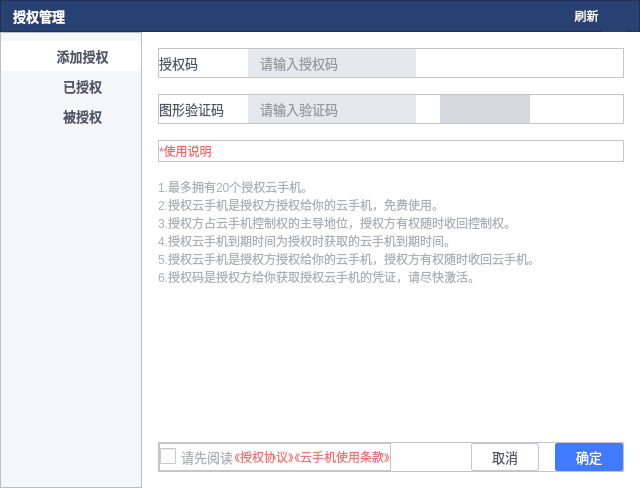
<?xml version="1.0" encoding="UTF-8"?>
<ui version="4.0">
 <class>AuthorizationManageDialog</class>
 <widget class="QDialog" name="AuthorizationManageDialog">
  <property name="geometry">
   <rect>
    <x>0</x>
    <y>0</y>
    <width>640</width>
    <height>488</height>
   </rect>
  </property>
  <property name="windowTitle">
   <string>Dialog</string>
  </property>
  <property name="styleSheet">
   <string notr="true">background-color:#FFFFFF;</string>
  </property>
  <layout class="QVBoxLayout" name="verticalLayout">
   <property name="spacing">
    <number>0</number>
   </property>
   <property name="leftMargin">
    <number>0</number>
   </property>
   <property name="topMargin">
    <number>0</number>
   </property>
   <property name="rightMargin">
    <number>0</number>
   </property>
   <property name="bottomMargin">
    <number>0</number>
   </property>
   <item>
    <widget class="QFrame" name="frame">
     <property name="minimumSize">
      <size>
       <width>0</width>
       <height>32</height>
      </size>
     </property>
     <property name="maximumSize">
      <size>
       <width>16777215</width>
       <height>32</height>
      </size>
     </property>
     <property name="palette">
      <palette>
       <active>
        <colorrole role="Button">
         <brush brushstyle="SolidPattern">
          <color alpha="255">
           <red>41</red>
           <green>64</green>
           <blue>115</blue>
          </color>
         </brush>
        </colorrole>
        <colorrole role="Base">
         <brush brushstyle="SolidPattern">
          <color alpha="255">
           <red>41</red>
           <green>64</green>
           <blue>115</blue>
          </color>
         </brush>
        </colorrole>
        <colorrole role="Window">
         <brush brushstyle="SolidPattern">
          <color alpha="255">
           <red>41</red>
           <green>64</green>
           <blue>115</blue>
          </color>
         </brush>
        </colorrole>
       </active>
       <inactive>
        <colorrole role="Button">
         <brush brushstyle="SolidPattern">
          <color alpha="255">
           <red>41</red>
           <green>64</green>
           <blue>115</blue>
          </color>
         </brush>
        </colorrole>
        <colorrole role="Base">
         <brush brushstyle="SolidPattern">
          <color alpha="255">
           <red>41</red>
           <green>64</green>
           <blue>115</blue>
          </color>
         </brush>
        </colorrole>
        <colorrole role="Window">
         <brush brushstyle="SolidPattern">
          <color alpha="255">
           <red>41</red>
           <green>64</green>
           <blue>115</blue>
          </color>
         </brush>
        </colorrole>
       </inactive>
       <disabled>
        <colorrole role="Button">
         <brush brushstyle="SolidPattern">
          <color alpha="255">
           <red>41</red>
           <green>64</green>
           <blue>115</blue>
          </color>
         </brush>
        </colorrole>
        <colorrole role="Base">
         <brush brushstyle="SolidPattern">
          <color alpha="255">
           <red>41</red>
           <green>64</green>
           <blue>115</blue>
          </color>
         </brush>
        </colorrole>
        <colorrole role="Window">
         <brush brushstyle="SolidPattern">
          <color alpha="255">
           <red>41</red>
           <green>64</green>
           <blue>115</blue>
          </color>
         </brush>
        </colorrole>
       </disabled>
      </palette>
     </property>
     <property name="styleSheet">
      <string notr="true">background-color:#FF294073;</string>
     </property>
     <property name="frameShape">
      <enum>QFrame::StyledPanel</enum>
     </property>
     <property name="frameShadow">
      <enum>QFrame::Raised</enum>
     </property>
     <layout class="QHBoxLayout" name="horizontalLayout_2">
      <property name="spacing">
       <number>0</number>
      </property>
      <property name="leftMargin">
       <number>12</number>
      </property>
      <property name="topMargin">
       <number>0</number>
      </property>
      <property name="rightMargin">
       <number>12</number>
      </property>
      <property name="bottomMargin">
       <number>0</number>
      </property>
      <item>
       <widget class="QLabel" name="label">
        <property name="palette">
         <palette>
          <active>
           <colorrole role="WindowText">
            <brush brushstyle="SolidPattern">
             <color alpha="255">
              <red>255</red>
              <green>255</green>
              <blue>255</blue>
             </color>
            </brush>
           </colorrole>
           <colorrole role="Button">
            <brush brushstyle="SolidPattern">
             <color alpha="255">
              <red>41</red>
              <green>64</green>
              <blue>115</blue>
             </color>
            </brush>
           </colorrole>
           <colorrole role="Base">
            <brush brushstyle="SolidPattern">
             <color alpha="255">
              <red>41</red>
              <green>64</green>
              <blue>115</blue>
             </color>
            </brush>
           </colorrole>
           <colorrole role="Window">
            <brush brushstyle="SolidPattern">
             <color alpha="255">
              <red>41</red>
              <green>64</green>
              <blue>115</blue>
             </color>
            </brush>
           </colorrole>
          </active>
          <inactive>
           <colorrole role="WindowText">
            <brush brushstyle="SolidPattern">
             <color alpha="255">
              <red>255</red>
              <green>255</green>
              <blue>255</blue>
             </color>
            </brush>
           </colorrole>
           <colorrole role="Button">
            <brush brushstyle="SolidPattern">
             <color alpha="255">
              <red>41</red>
              <green>64</green>
              <blue>115</blue>
             </color>
            </brush>
           </colorrole>
           <colorrole role="Base">
            <brush brushstyle="SolidPattern">
             <color alpha="255">
              <red>41</red>
              <green>64</green>
              <blue>115</blue>
             </color>
            </brush>
           </colorrole>
           <colorrole role="Window">
            <brush brushstyle="SolidPattern">
             <color alpha="255">
              <red>41</red>
              <green>64</green>
              <blue>115</blue>
             </color>
            </brush>
           </colorrole>
          </inactive>
          <disabled>
           <colorrole role="Button">
            <brush brushstyle="SolidPattern">
             <color alpha="255">
              <red>41</red>
              <green>64</green>
              <blue>115</blue>
             </color>
            </brush>
           </colorrole>
           <colorrole role="Base">
            <brush brushstyle="SolidPattern">
             <color alpha="255">
              <red>41</red>
              <green>64</green>
              <blue>115</blue>
             </color>
            </brush>
           </colorrole>
           <colorrole role="Window">
            <brush brushstyle="SolidPattern">
             <color alpha="255">
              <red>41</red>
              <green>64</green>
              <blue>115</blue>
             </color>
            </brush>
           </colorrole>
          </disabled>
         </palette>
        </property>
        <property name="font">
         <font>
          <pointsize>10</pointsize>
          <bold>true</bold>
         </font>
        </property>
        <property name="text">
         <string>授权管理</string>
        </property>
       </widget>
      </item>
      <item>
       <spacer name="horizontalSpacer">
        <property name="orientation">
         <enum>Qt::Horizontal</enum>
        </property>
        <property name="sizeHint" stdset="0">
         <size>
          <width>507</width>
          <height>9</height>
         </size>
        </property>
       </spacer>
      </item>
      <item>
       <widget class="QToolButton" name="toolBtnRefresh">
        <property name="styleSheet">
         <string notr="true">QToolButton {border:none;
color:#FFFFFF;
border-radius:1px;
padding-left:0px;
}
QToolButton:hover {
background-color: transparent;
color:#FFFFFF;
border-radius:0px;
padding-left:0px;
}</string>
        </property>
        <property name="text">
         <string>刷新</string>
        </property>
        <property name="icon">
         <iconset resource="res.qrc">
          <normaloff>:/resource/author/refresh.png</normaloff>:/resource/author/refresh.png</iconset>
        </property>
        <property name="toolButtonStyle">
         <enum>Qt::ToolButtonTextBesideIcon</enum>
        </property>
        <property name="autoRaise">
         <bool>true</bool>
        </property>
       </widget>
      </item>
      <item>
       <widget class="QPushButton" name="btnClose">
        <property name="minimumSize">
         <size>
          <width>24</width>
          <height>32</height>
         </size>
        </property>
        <property name="maximumSize">
         <size>
          <width>24</width>
          <height>32</height>
         </size>
        </property>
        <property name="cursor">
         <cursorShape>PointingHandCursor</cursorShape>
        </property>
        <property name="styleSheet">
         <string notr="true">QPushButton:hover {
     background: transparent;
 }
 QPushButton:flat {
     border: none; /* no border for a flat push button */
 }

 QPushButton:default {
     border-color: navy; /* make the default button prominent */
 }
</string>
        </property>
        <property name="text">
         <string/>
        </property>
        <property name="icon">
         <iconset resource="res.qrc">
          <normaloff>:/login/resource/login/close.png</normaloff>:/login/resource/login/close.png</iconset>
        </property>
        <property name="iconSize">
         <size>
          <width>24</width>
          <height>32</height>
         </size>
        </property>
        <property name="flat">
         <bool>true</bool>
        </property>
       </widget>
      </item>
     </layout>
    </widget>
   </item>
   <item>
    <layout class="QHBoxLayout" name="horizontalLayout">
     <item>
      <widget class="QFrame" name="frame_2">
       <property name="minimumSize">
        <size>
         <width>140</width>
         <height>0</height>
        </size>
       </property>
       <property name="styleSheet">
        <string notr="true">background-color:#F4F6FA</string>
       </property>
       <property name="frameShape">
        <enum>QFrame::StyledPanel</enum>
       </property>
       <property name="frameShadow">
        <enum>QFrame::Raised</enum>
       </property>
       <layout class="QVBoxLayout" name="verticalLayout_2">
        <property name="spacing">
         <number>0</number>
        </property>
        <property name="leftMargin">
         <number>0</number>
        </property>
        <property name="topMargin">
         <number>8</number>
        </property>
        <property name="rightMargin">
         <number>0</number>
        </property>
        <property name="bottomMargin">
         <number>0</number>
        </property>
        <item>
         <widget class="QToolButton" name="toolBtnAddAuthorization">
          <property name="minimumSize">
           <size>
            <width>140</width>
            <height>30</height>
           </size>
          </property>
          <property name="font">
           <font>
            <pointsize>10</pointsize>
            <bold>true</bold>
           </font>
          </property>
          <property name="cursor">
           <cursorShape>PointingHandCursor</cursorShape>
          </property>
          <property name="styleSheet">
           <string notr="true">QToolButton {border:none;
color:#FF505465;
background-color:#FFFFFFFF;
border-radius:0px;
padding-left:16px;
}
QToolButton:hover {
background-color: #FFFFFFFF;
color: #FF505465;
border-radius:0px;
padding-left:16px;
}</string>
          </property>
          <property name="text">
           <string>  添加授权</string>
          </property>
          <property name="icon">
           <iconset resource="res.qrc">
            <normaloff>:/resource/author/AddAuthorized_select.png</normaloff>:/resource/author/AddAuthorized_select.png</iconset>
          </property>
          <property name="toolButtonStyle">
           <enum>Qt::ToolButtonTextBesideIcon</enum>
          </property>
         </widget>
        </item>
        <item>
         <widget class="QToolButton" name="toolBtnAuthorized">
          <property name="minimumSize">
           <size>
            <width>140</width>
            <height>30</height>
           </size>
          </property>
          <property name="font">
           <font>
            <pointsize>10</pointsize>
            <bold>true</bold>
           </font>
          </property>
          <property name="cursor">
           <cursorShape>PointingHandCursor</cursorShape>
          </property>
          <property name="styleSheet">
           <string notr="true">QToolButton {border:none;
color:#505465;
border-radius:1px;
padding-left:16px;
}
QToolButton:hover {
background-color: #FFFFFFFF;
color: #505465;
border-radius:0px;
padding-left:16px;
}</string>
          </property>
          <property name="text">
           <string>  已授权</string>
          </property>
          <property name="icon">
           <iconset resource="res.qrc">
            <normaloff>:/resource/author/Authorized_normal.png</normaloff>:/resource/author/Authorized_normal.png</iconset>
          </property>
          <property name="toolButtonStyle">
           <enum>Qt::ToolButtonTextBesideIcon</enum>
          </property>
         </widget>
        </item>
        <item>
         <widget class="QToolButton" name="toolBtnBeAuthorized">
          <property name="minimumSize">
           <size>
            <width>140</width>
            <height>30</height>
           </size>
          </property>
          <property name="font">
           <font>
            <pointsize>10</pointsize>
            <bold>true</bold>
           </font>
          </property>
          <property name="cursor">
           <cursorShape>PointingHandCursor</cursorShape>
          </property>
          <property name="styleSheet">
           <string notr="true">QToolButton {border:none;
color:#505465;
border-radius:1px;
padding-left:16px;
}
QToolButton:hover {
background-color: #FFFFFFFF;
color: #505465;
border-radius:0px;
padding-left:16px;
}</string>
          </property>
          <property name="text">
           <string>  被授权</string>
          </property>
          <property name="icon">
           <iconset resource="res.qrc">
            <normaloff>:/resource/author/BeAuthorized_normal.png</normaloff>:/resource/author/BeAuthorized_normal.png</iconset>
          </property>
          <property name="toolButtonStyle">
           <enum>Qt::ToolButtonTextBesideIcon</enum>
          </property>
         </widget>
        </item>
        <item>
         <spacer name="verticalSpacer">
          <property name="orientation">
           <enum>Qt::Vertical</enum>
          </property>
          <property name="sizeHint" stdset="0">
           <size>
            <width>20</width>
            <height>40</height>
           </size>
          </property>
         </spacer>
        </item>
       </layout>
      </widget>
     </item>
     <item>
      <widget class="QStackedWidget" name="stackedWidget">
       <property name="styleSheet">
        <string notr="true">color:#ADAFB5;</string>
       </property>
       <widget class="QWidget" name="pageAddAuthorization">
        <layout class="QVBoxLayout" name="verticalLayout_3">
         <property name="spacing">
          <number>16</number>
         </property>
         <property name="leftMargin">
          <number>16</number>
         </property>
         <property name="topMargin">
          <number>16</number>
         </property>
         <property name="rightMargin">
          <number>16</number>
         </property>
         <property name="bottomMargin">
          <number>16</number>
         </property>
         <item>
          <widget class="QFrame" name="frame_3">
           <property name="frameShape">
            <enum>QFrame::StyledPanel</enum>
           </property>
           <property name="frameShadow">
            <enum>QFrame::Raised</enum>
           </property>
           <layout class="QHBoxLayout" name="horizontalLayout_4">
            <property name="spacing">
             <number>24</number>
            </property>
            <property name="leftMargin">
             <number>0</number>
            </property>
            <property name="topMargin">
             <number>0</number>
            </property>
            <property name="rightMargin">
             <number>0</number>
            </property>
            <property name="bottomMargin">
             <number>0</number>
            </property>
            <item>
             <widget class="QLabel" name="label_2">
              <property name="minimumSize">
               <size>
                <width>65</width>
                <height>18</height>
               </size>
              </property>
              <property name="maximumSize">
               <size>
                <width>65</width>
                <height>18</height>
               </size>
              </property>
              <property name="font">
               <font>
                <pointsize>10</pointsize>
               </font>
              </property>
              <property name="styleSheet">
               <string notr="true">color:#505465;</string>
              </property>
              <property name="text">
               <string>授权码</string>
              </property>
             </widget>
            </item>
            <item>
             <widget class="QLineEdit" name="lineEditAuthorCode">
              <property name="minimumSize">
               <size>
                <width>168</width>
                <height>28</height>
               </size>
              </property>
              <property name="maximumSize">
               <size>
                <width>168</width>
                <height>28</height>
               </size>
              </property>
              <property name="font">
               <font>
                <pointsize>10</pointsize>
               </font>
              </property>
              <property name="styleSheet">
               <string notr="true">border:none;
color:#FF4A4A4A;
background-color: #FFE7E8EE;
padding-left:10px;</string>
              </property>
              <property name="echoMode">
               <enum>QLineEdit::Normal</enum>
              </property>
              <property name="placeholderText">
               <string>请输入授权码</string>
              </property>
             </widget>
            </item>
            <item>
             <spacer name="horizontalSpacer_4">
              <property name="orientation">
               <enum>Qt::Horizontal</enum>
              </property>
              <property name="sizeHint" stdset="0">
               <size>
                <width>37</width>
                <height>25</height>
               </size>
              </property>
             </spacer>
            </item>
           </layout>
          </widget>
         </item>
         <item>
          <widget class="QFrame" name="frame_4">
           <property name="frameShape">
            <enum>QFrame::StyledPanel</enum>
           </property>
           <property name="frameShadow">
            <enum>QFrame::Raised</enum>
           </property>
           <layout class="QHBoxLayout" name="horizontalLayout_5">
            <property name="spacing">
             <number>24</number>
            </property>
            <property name="leftMargin">
             <number>0</number>
            </property>
            <property name="topMargin">
             <number>0</number>
            </property>
            <property name="rightMargin">
             <number>0</number>
            </property>
            <property name="bottomMargin">
             <number>0</number>
            </property>
            <item>
             <widget class="QLabel" name="label_3">
              <property name="minimumSize">
               <size>
                <width>65</width>
                <height>18</height>
               </size>
              </property>
              <property name="maximumSize">
               <size>
                <width>65</width>
                <height>18</height>
               </size>
              </property>
              <property name="font">
               <font>
                <pointsize>10</pointsize>
               </font>
              </property>
              <property name="styleSheet">
               <string notr="true">color:#505465;</string>
              </property>
              <property name="text">
               <string>图形验证码</string>
              </property>
             </widget>
            </item>
            <item>
             <widget class="QLineEdit" name="lineEditPictureCode">
              <property name="minimumSize">
               <size>
                <width>168</width>
                <height>28</height>
               </size>
              </property>
              <property name="maximumSize">
               <size>
                <width>168</width>
                <height>28</height>
               </size>
              </property>
              <property name="font">
               <font>
                <pointsize>10</pointsize>
               </font>
              </property>
              <property name="styleSheet">
               <string notr="true">border:none;
color:#FF4A4A4A;
background-color: #FFE7E8EE;
padding-left:10px;</string>
              </property>
              <property name="echoMode">
               <enum>QLineEdit::Normal</enum>
              </property>
              <property name="placeholderText">
               <string>请输入验证码</string>
              </property>
             </widget>
            </item>
            <item>
             <widget class="QLabel" name="labelPictureCode">
              <property name="minimumSize">
               <size>
                <width>90</width>
                <height>28</height>
               </size>
              </property>
              <property name="maximumSize">
               <size>
                <width>90</width>
                <height>28</height>
               </size>
              </property>
              <property name="styleSheet">
               <string notr="true">background-color:#D7D7DE;</string>
              </property>
              <property name="text">
               <string/>
              </property>
             </widget>
            </item>
            <item>
             <spacer name="horizontalSpacer_3">
              <property name="orientation">
               <enum>Qt::Horizontal</enum>
              </property>
              <property name="sizeHint" stdset="0">
               <size>
                <width>37</width>
                <height>25</height>
               </size>
              </property>
             </spacer>
            </item>
           </layout>
          </widget>
         </item>
         <item>
          <widget class="QFrame" name="frame_5">
           <property name="frameShape">
            <enum>QFrame::StyledPanel</enum>
           </property>
           <property name="frameShadow">
            <enum>QFrame::Raised</enum>
           </property>
           <layout class="QHBoxLayout" name="horizontalLayout_3">
            <property name="spacing">
             <number>0</number>
            </property>
            <property name="leftMargin">
             <number>0</number>
            </property>
            <property name="topMargin">
             <number>0</number>
            </property>
            <property name="rightMargin">
             <number>0</number>
            </property>
            <property name="bottomMargin">
             <number>0</number>
            </property>
            <item>
             <widget class="QLabel" name="label_4">
              <property name="styleSheet">
               <string notr="true">color:#FF616A;</string>
              </property>
              <property name="text">
               <string>*使用说明</string>
              </property>
             </widget>
            </item>
            <item>
             <spacer name="horizontalSpacer_2">
              <property name="orientation">
               <enum>Qt::Horizontal</enum>
              </property>
              <property name="sizeHint" stdset="0">
               <size>
                <width>40</width>
                <height>20</height>
               </size>
              </property>
             </spacer>
            </item>
           </layout>
          </widget>
         </item>
         <item>
          <widget class="QLabel" name="label_5">
           <property name="text">
            <string>1.最多拥有20个授权云手机。
2.授权云手机是授权方授权给你的云手机，免费使用。
3.授权方占云手机控制权的主导地位，授权方有权随时收回控制权。
4.授权云手机到期时间为授权时获取的云手机到期时间。
5.授权云手机是授权方授权给你的云手机，授权方有权随时收回云手机。
6.授权码是授权方给你获取授权云手机的凭证，请尽快激活。</string>
           </property>
          </widget>
         </item>
         <item>
          <spacer name="verticalSpacer_2">
           <property name="orientation">
            <enum>Qt::Vertical</enum>
           </property>
           <property name="sizeHint" stdset="0">
            <size>
             <width>20</width>
             <height>157</height>
            </size>
           </property>
          </spacer>
         </item>
         <item>
          <widget class="QFrame" name="frame_8">
           <property name="minimumSize">
            <size>
             <width>0</width>
             <height>30</height>
            </size>
           </property>
           <property name="frameShape">
            <enum>QFrame::StyledPanel</enum>
           </property>
           <property name="frameShadow">
            <enum>QFrame::Raised</enum>
           </property>
           <layout class="QHBoxLayout" name="horizontalLayout_8">
            <property name="spacing">
             <number>16</number>
            </property>
            <property name="leftMargin">
             <number>0</number>
            </property>
            <property name="topMargin">
             <number>0</number>
            </property>
            <property name="rightMargin">
             <number>0</number>
            </property>
            <property name="bottomMargin">
             <number>0</number>
            </property>
            <item>
             <widget class="QFrame" name="frame_9">
              <property name="minimumSize">
               <size>
                <width>0</width>
                <height>0</height>
               </size>
              </property>
              <property name="frameShape">
               <enum>QFrame::StyledPanel</enum>
              </property>
              <property name="frameShadow">
               <enum>QFrame::Raised</enum>
              </property>
              <layout class="QHBoxLayout" name="horizontalLayout_9">
               <property name="spacing">
                <number>0</number>
               </property>
               <property name="leftMargin">
                <number>0</number>
               </property>
               <property name="topMargin">
                <number>0</number>
               </property>
               <property name="rightMargin">
                <number>0</number>
               </property>
               <property name="bottomMargin">
                <number>0</number>
               </property>
               <item>
                <widget class="QCheckBox" name="checkBoxPolicy">
                 <property name="font">
                  <font>
                   <pointsize>10</pointsize>
                  </font>
                 </property>
                 <property name="cursor">
                  <cursorShape>PointingHandCursor</cursorShape>
                 </property>
                 <property name="styleSheet">
                  <string notr="true"> QCheckBox {
     spacing: 5px;
 }

 QCheckBox::indicator {
     width: 16px;
     height: 16px;
 }

 QCheckBox::indicator:unchecked {
     image: url(:/login/resource/login/option_normal.png);
 }

 QCheckBox::indicator:unchecked:hover {
     image: url(:/login/resource/login/option_normal.png);
 }

 QCheckBox::indicator:unchecked:pressed {
     image: url(:/login/resource/login/option_normal.png);
 }

 QCheckBox::indicator:checked {
     image: url(:/login/resource/login/option_select.png);
 }

 QCheckBox::indicator:checked:hover {
     image: url(:/login/resource/login/option_select.png);
 }

 QCheckBox::indicator:checked:pressed {
     image: url(:/login/resource/login/option_select.png);
 }
</string>
                 </property>
                 <property name="text">
                  <string>请先阅读</string>
                 </property>
                </widget>
               </item>
               <item>
                <widget class="QPushButton" name="btnAuthorPolicy">
                 <property name="cursor">
                  <cursorShape>PointingHandCursor</cursorShape>
                 </property>
                 <property name="styleSheet">
                  <string notr="true">color:#F96D6F;border: none;
</string>
                 </property>
                 <property name="text">
                  <string>《授权协议》</string>
                 </property>
                 <property name="flat">
                  <bool>true</bool>
                 </property>
                </widget>
               </item>
               <item>
                <widget class="QPushButton" name="btnUserPolicy">
                 <property name="cursor">
                  <cursorShape>PointingHandCursor</cursorShape>
                 </property>
                 <property name="styleSheet">
                  <string notr="true">color:#F96D6F;border:none;</string>
                 </property>
                 <property name="text">
                  <string>《云手机使用条款》</string>
                 </property>
                 <property name="flat">
                  <bool>true</bool>
                 </property>
                </widget>
               </item>
              </layout>
             </widget>
            </item>
            <item>
             <spacer name="horizontalSpacer_5">
              <property name="orientation">
               <enum>Qt::Horizontal</enum>
              </property>
              <property name="sizeHint" stdset="0">
               <size>
                <width>15</width>
                <height>20</height>
               </size>
              </property>
             </spacer>
            </item>
            <item>
             <widget class="QPushButton" name="btnCancel">
              <property name="minimumSize">
               <size>
                <width>68</width>
                <height>28</height>
               </size>
              </property>
              <property name="maximumSize">
               <size>
                <width>68</width>
                <height>28</height>
               </size>
              </property>
              <property name="font">
               <font>
                <pointsize>10</pointsize>
               </font>
              </property>
              <property name="cursor">
               <cursorShape>PointingHandCursor</cursorShape>
              </property>
              <property name="styleSheet">
               <string notr="true"> QPushButton {
     border: 1px solid #C4C7D0;
     border-radius:2px;
	 background-color: #FFFFFF;
 	 color:#505465;
 }
QPushButton:hover
{
	border: 1px solid #C4C7D0;
	background-color: #FFFFFF;
	color:#505465;
}
 QPushButton:pressed {
     border: 1px solid #C4C7D0;
     border-radius: 2px;
	background-color: #FFFFFF;
	color:#505465;
 }
QPushButton:disabled
{
 background-color: #FFFFFF;
 color:#505465;
}

 QPushButton:flat {
     border: none; /* no border for a flat push button */
 }

 QPushButton:default {
     border-color: navy; /* make the default button prominent */
 }
</string>
              </property>
              <property name="text">
               <string>取消</string>
              </property>
             </widget>
            </item>
            <item>
             <widget class="QPushButton" name="btnOk">
              <property name="minimumSize">
               <size>
                <width>68</width>
                <height>28</height>
               </size>
              </property>
              <property name="maximumSize">
               <size>
                <width>68</width>
                <height>28</height>
               </size>
              </property>
              <property name="font">
               <font>
                <pointsize>10</pointsize>
               </font>
              </property>
              <property name="cursor">
               <cursorShape>PointingHandCursor</cursorShape>
              </property>
              <property name="styleSheet">
               <string notr="true"> QPushButton {
     border: 0px solid #555764;
     border-radius:2px;
	 background-color: #FF407AFF;
	 color:#FFFFFFFF;
 }
QPushButton:hover
{
	border:0px solid  #FF27282B;
	background-color: #FF407AFF;
}
 QPushButton:pressed {
     border: 0px solid #555764;
     border-radius: 2px;
	 background-color: #FF407AFF;
	 color:#FFFFFFFF;
 }
QPushButton:disabled
{
 background-color: #FF407AFF;
 color:#FFFFFFFF;
}

 QPushButton:flat {
     border: none; /* no border for a flat push button */
 }

 QPushButton:default {
     border-color: navy; /* make the default button prominent */
 }
</string>
              </property>
              <property name="text">
               <string>确定</string>
              </property>
             </widget>
            </item>
           </layout>
          </widget>
         </item>
        </layout>
       </widget>
       <widget class="QWidget" name="pageAuthorized">
        <layout class="QVBoxLayout" name="verticalLayout_4">
         <property name="spacing">
          <number>0</number>
         </property>
         <property name="leftMargin">
          <number>0</number>
         </property>
         <property name="topMargin">
          <number>0</number>
         </property>
         <property name="rightMargin">
          <number>0</number>
         </property>
         <property name="bottomMargin">
          <number>0</number>
         </property>
         <item>
          <widget class="QFrame" name="frame_6">
           <property name="styleSheet">
            <string notr="true">QFrame {/*border-right: 1px solid #D7D7DE;*/color:#505465;font-size:13px;font-weight:bold;}</string>
           </property>
           <property name="frameShape">
            <enum>QFrame::StyledPanel</enum>
           </property>
           <property name="frameShadow">
            <enum>QFrame::Raised</enum>
           </property>
           <layout class="QHBoxLayout" name="horizontalLayout_6">
            <item>
             <widget class="QLabel" name="label_6">
              <property name="text">
               <string>云手机</string>
              </property>
              <property name="alignment">
               <set>Qt::AlignLeading|Qt::AlignLeft|Qt::AlignVCenter</set>
              </property>
             </widget>
            </item>
            <item>
             <widget class="QLabel" name="label_8">
              <property name="text">
               <string>到期时间</string>
              </property>
              <property name="alignment">
               <set>Qt::AlignCenter</set>
              </property>
             </widget>
            </item>
            <item>
             <widget class="QLabel" name="label_9">
              <property name="text">
               <string>操作</string>
              </property>
              <property name="alignment">
               <set>Qt::AlignCenter</set>
              </property>
             </widget>
            </item>
           </layout>
          </widget>
         </item>
         <item>
          <widget class="QListWidget" name="listWidgetAuthorized">
           <property name="styleSheet">
            <string notr="true">border:none;</string>
           </property>
          </widget>
         </item>
        </layout>
       </widget>
       <widget class="QWidget" name="pageBeAuthorized">
        <layout class="QVBoxLayout" name="verticalLayout_5">
         <property name="spacing">
          <number>0</number>
         </property>
         <property name="leftMargin">
          <number>0</number>
         </property>
         <property name="topMargin">
          <number>0</number>
         </property>
         <property name="rightMargin">
          <number>0</number>
         </property>
         <property name="bottomMargin">
          <number>0</number>
         </property>
         <item>
          <widget class="QFrame" name="frame_7">
           <property name="styleSheet">
            <string notr="true">QFrame {/*border-right: 1px solid #D7D7DE;*/color:#505465;font-size:13px;font-weight:bold;}</string>
           </property>
           <property name="frameShape">
            <enum>QFrame::StyledPanel</enum>
           </property>
           <property name="frameShadow">
            <enum>QFrame::Raised</enum>
           </property>
           <layout class="QHBoxLayout" name="horizontalLayout_7">
            <property name="spacing">
             <number>6</number>
            </property>
            <property name="leftMargin">
             <number>9</number>
            </property>
            <property name="topMargin">
             <number>9</number>
            </property>
            <property name="rightMargin">
             <number>6</number>
            </property>
            <item>
             <widget class="QLabel" name="label_10">
              <property name="minimumSize">
               <size>
                <width>118</width>
                <height>0</height>
               </size>
              </property>
              <property name="maximumSize">
               <size>
                <width>16777215</width>
                <height>16777215</height>
               </size>
              </property>
              <property name="text">
               <string>云手机</string>
              </property>
              <property name="alignment">
               <set>Qt::AlignLeading|Qt::AlignLeft|Qt::AlignVCenter</set>
              </property>
             </widget>
            </item>
            <item>
             <widget class="QLabel" name="label_12">
              <property name="minimumSize">
               <size>
                <width>118</width>
                <height>0</height>
               </size>
              </property>
              <property name="maximumSize">
               <size>
                <width>16777215</width>
                <height>16777215</height>
               </size>
              </property>
              <property name="text">
               <string>到期时间</string>
              </property>
              <property name="alignment">
               <set>Qt::AlignCenter</set>
              </property>
             </widget>
            </item>
            <item>
             <widget class="QLabel" name="label_13">
              <property name="minimumSize">
               <size>
                <width>118</width>
                <height>0</height>
               </size>
              </property>
              <property name="maximumSize">
               <size>
                <width>16777215</width>
                <height>16777215</height>
               </size>
              </property>
              <property name="text">
               <string>操作</string>
              </property>
              <property name="alignment">
               <set>Qt::AlignCenter</set>
              </property>
             </widget>
            </item>
           </layout>
          </widget>
         </item>
         <item>
          <widget class="QListWidget" name="listWidgetBeAuthorized">
           <property name="styleSheet">
            <string notr="true">border:none;</string>
           </property>
          </widget>
         </item>
        </layout>
       </widget>
       <widget class="QWidget" name="pageBatchAuthCodeResult">
        <layout class="QHBoxLayout" name="horizontalLayout_10">
         <property name="spacing">
          <number>0</number>
         </property>
         <property name="leftMargin">
          <number>0</number>
         </property>
         <property name="topMargin">
          <number>0</number>
         </property>
         <property name="rightMargin">
          <number>0</number>
         </property>
         <property name="bottomMargin">
          <number>0</number>
         </property>
         <item>
          <widget class="QFrame" name="frame_10">
           <property name="minimumSize">
            <size>
             <width>0</width>
             <height>0</height>
            </size>
           </property>
           <property name="maximumSize">
            <size>
             <width>16777215</width>
             <height>16777215</height>
            </size>
           </property>
           <property name="styleSheet">
            <string notr="true">background-color:#F4F6FA;</string>
           </property>
           <property name="frameShape">
            <enum>QFrame::StyledPanel</enum>
           </property>
           <property name="frameShadow">
            <enum>QFrame::Raised</enum>
           </property>
           <layout class="QVBoxLayout" name="verticalLayout_6">
            <property name="spacing">
             <number>0</number>
            </property>
            <property name="leftMargin">
             <number>0</number>
            </property>
            <property name="topMargin">
             <number>0</number>
            </property>
            <property name="rightMargin">
             <number>0</number>
            </property>
            <property name="bottomMargin">
             <number>0</number>
            </property>
            <item>
             <widget class="QFrame" name="frame_12">
              <property name="minimumSize">
               <size>
                <width>0</width>
                <height>20</height>
               </size>
              </property>
              <property name="styleSheet">
               <string notr="true"/>
              </property>
              <property name="frameShape">
               <enum>QFrame::StyledPanel</enum>
              </property>
              <property name="frameShadow">
               <enum>QFrame::Raised</enum>
              </property>
              <layout class="QHBoxLayout" name="horizontalLayout_11" stretch="4,9">
               <property name="topMargin">
                <number>5</number>
               </property>
               <property name="bottomMargin">
                <number>5</number>
               </property>
               <item>
                <widget class="QLabel" name="label_11">
                 <property name="font">
                  <font>
                   <pointsize>12</pointsize>
                   <bold>true</bold>
                  </font>
                 </property>
                 <property name="styleSheet">
                  <string notr="true">color:#4A4A4A</string>
                 </property>
                 <property name="text">
                  <string>名称</string>
                 </property>
                 <property name="alignment">
                  <set>Qt::AlignCenter</set>
                 </property>
                </widget>
               </item>
               <item>
                <widget class="QLabel" name="label_7">
                 <property name="font">
                  <font>
                   <pointsize>12</pointsize>
                   <bold>true</bold>
                  </font>
                 </property>
                 <property name="styleSheet">
                  <string notr="true">color:#4A4A4A</string>
                 </property>
                 <property name="text">
                  <string>状态</string>
                 </property>
                 <property name="alignment">
                  <set>Qt::AlignCenter</set>
                 </property>
                </widget>
               </item>
              </layout>
             </widget>
            </item>
            <item>
             <widget class="QListWidget" name="listWidgetBatchAuthResult">
              <property name="minimumSize">
               <size>
                <width>0</width>
                <height>0</height>
               </size>
              </property>
              <property name="maximumSize">
               <size>
                <width>16777215</width>
                <height>16777215</height>
               </size>
              </property>
              <property name="styleSheet">
               <string notr="true">border:none;</string>
              </property>
             </widget>
            </item>
           </layout>
          </widget>
         </item>
        </layout>
       </widget>
      </widget>
     </item>
    </layout>
   </item>
  </layout>
 </widget>
 <resources>
  <include location="res.qrc"/>
 </resources>
 <connections/>
</ui>
